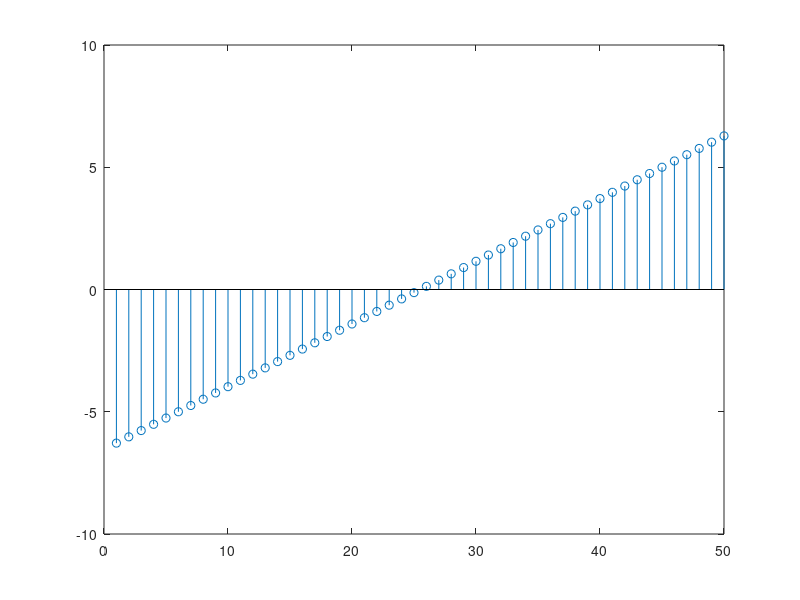
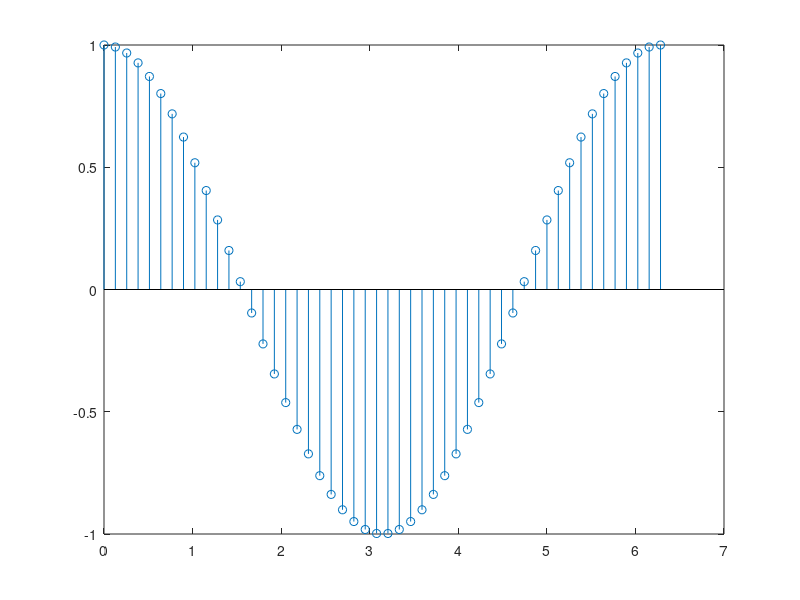
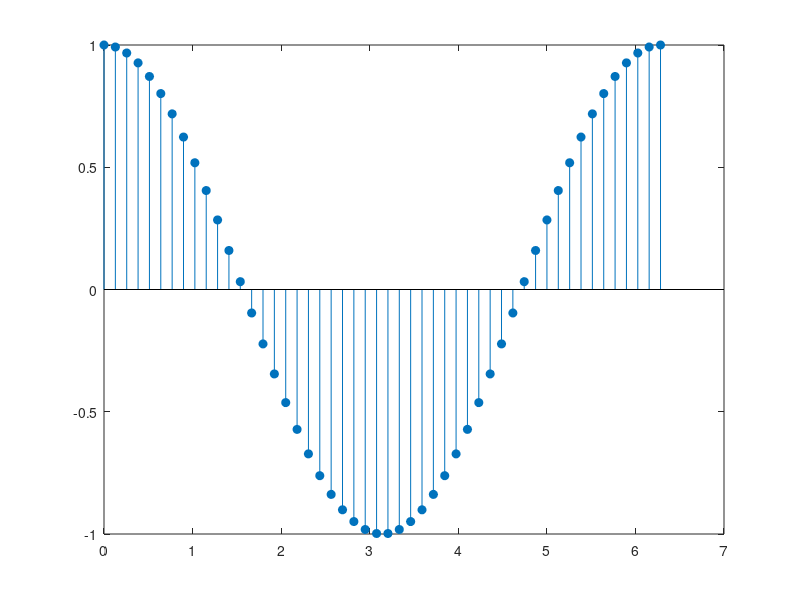
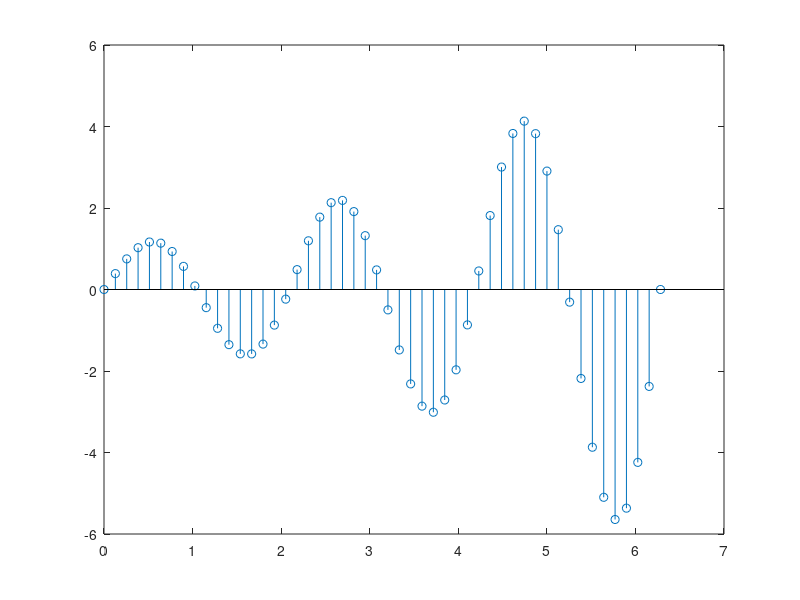

Here is the MATLAB script that generated these plots, in order: (Note: this script raises an error after producing the figures.)
%=============================================================================
% Copyright (c) 2016-present Allan CORNET (Nelson)
%=============================================================================
% This file is part of Nelson.
%=============================================================================
% LICENCE_BLOCK_BEGIN
% SPDX-License-Identifier: LGPL-3.0-or-later
% LICENCE_BLOCK_END
%=============================================================================
% <--ADV-CLI MODE-->
%=============================================================================
f = figure();
Y = linspace(-2 * pi, 2 * pi, 50);
h = stem(Y);
%=============================================================================
f = figure();
X = linspace(0, 2 * pi, 50)';
Y = cos(X);
h = stem(X, Y)
%=============================================================================
f = figure();
X = linspace(0, 2 * pi, 50)';
Y = cos(X);
h = stem(X, Y, 'filled');
%=============================================================================
f = figure();
X = linspace(0,2*pi,50);
Y = exp(0.3 * X) .* sin(3 * X);
h = stem(X, Y);
%=============================================================================
f = figure();
x1 = linspace(0, 2 * pi, 50)';
x2 = linspace(pi, 3 * pi, 50)';
X = [x1, x2];
Y = [cos(x1), 0.5 * sin(x2)];
h = stem(X, Y);
%=============================================================================
f = figure();
x1 = linspace(0, 2 * pi, 50)';
x2 = linspace(pi, 3 * pi, 50)';
X = [x1, x2];
Y = [cos(x1), 0.5*sin(x2)];
h = stem(X, Y, 'filled');
assert_isequal(size(h), [1 2]);
%=============================================================================
